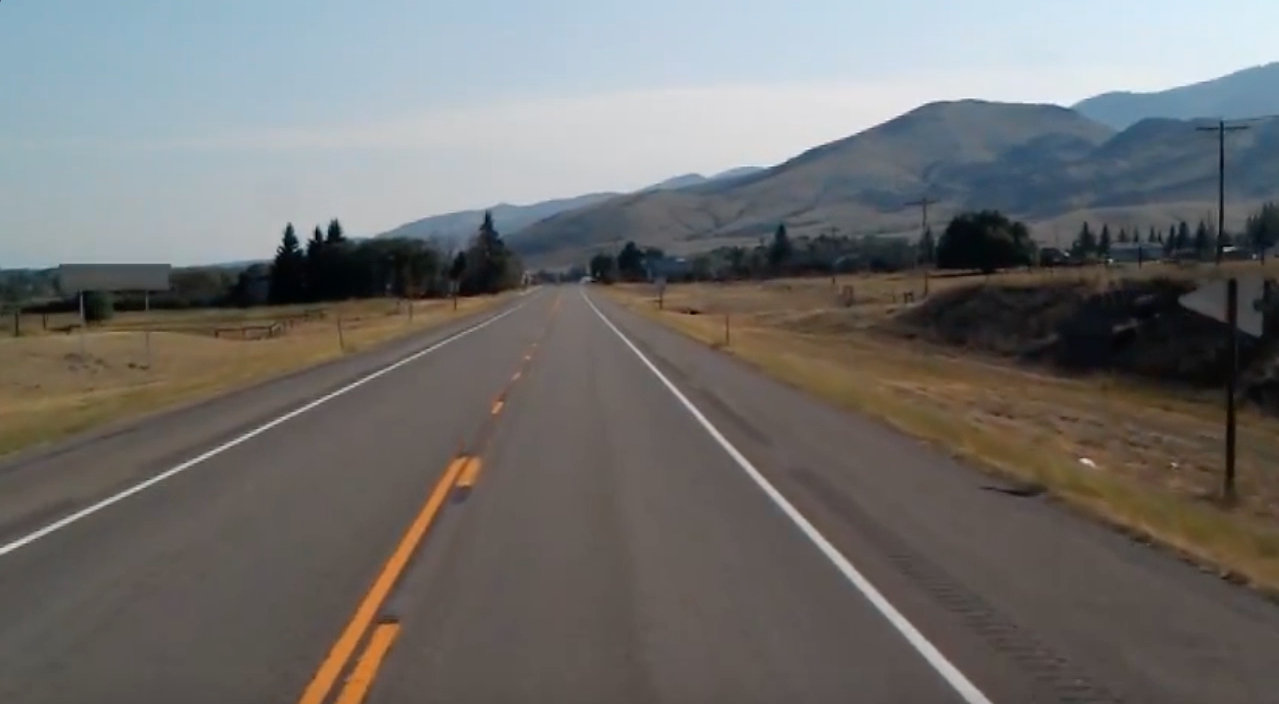
#> input picture img/lane.jpg, 1279 x 704 px
$ python main.py
#> lines starting #> are read from the running program, lines starting #| are printed output that depends on the picture; after the words box and inside, x2 and y2 are one past the last pixel; in counts of white or black regions, pixels touching at a corner belong together; pictures that were not available may be replaced by others from this repository, and a replacement may not be noted
#> further down, image is the input picture: shape (704, 1279, 3); mean B, G, R 109.7, 111.3, 112.3
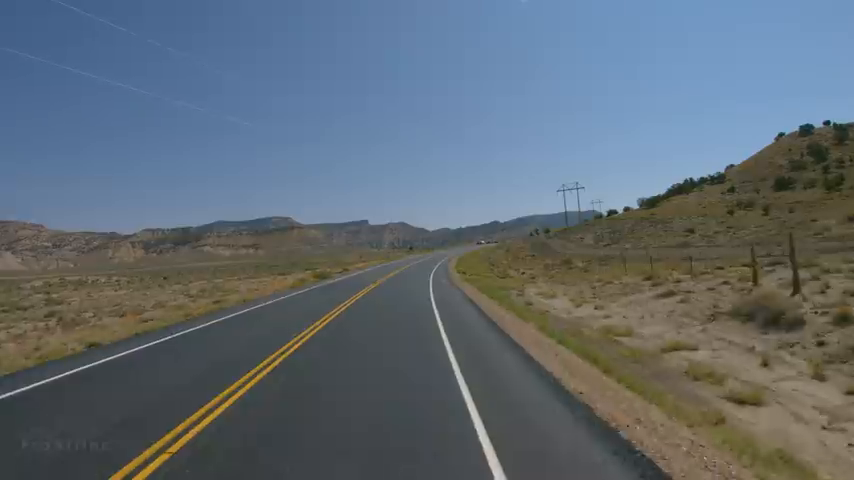
#> input picture frame 39 of video/test3.mp4, 854 x 480 px, given in place of test4.webm, which was not available
#> in detect_video, frame is the input picture: shape (480, 854, 3); mean B, G, R 115.8, 106.6, 95.7
### lane_detect.py
import cv2
import numpy as np

def canny(image):
#Ham nay dung de xac dinh canh tu image
    gray = cv2.cvtColor(image, cv2.COLOR_RGB2GRAY)  #Bien doi mau thanh hinh xam
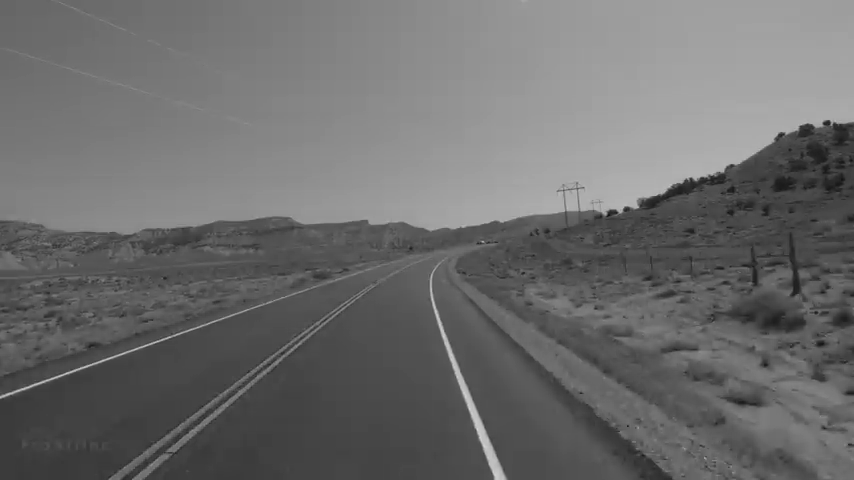
#> gray: shape (480, 854); min 17, max 213, mean 108.2
    blur = cv2.GaussianBlur(gray, (5, 5), 0)        #Khu nhieu bang cach lam mo Gaussian
    canny = cv2.Canny(blur, 50, 110)                #Ap dung thuat toan xac dinh canh Canny
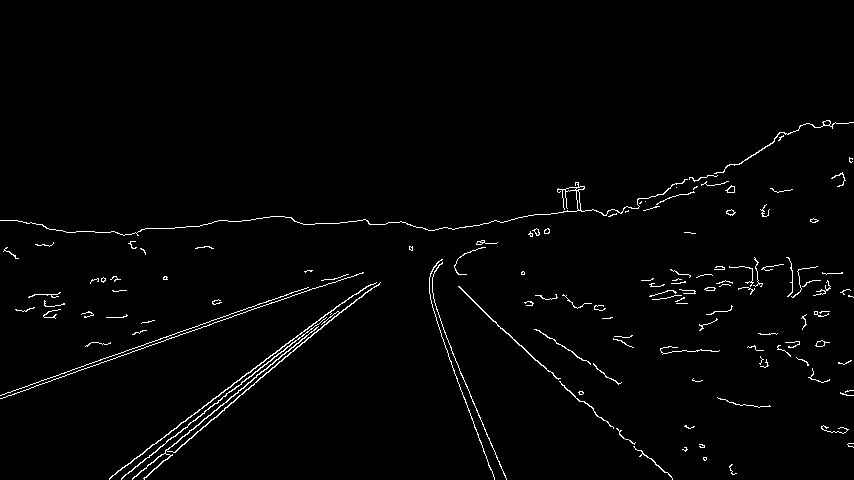
#> canny: shape (480, 854); 1.7% white in thin lines or dots, all inside (x1, y1, x2, y2) = (0, 120, 854, 480)
    return canny

def region_of_interest(image):
#Ham nay dung de chon ra mot vung anh can xu ly
    #Tao hinh thang voi toa do tuong ung
    height = image.shape[0]
#> height = 480
    width = image.shape[1]
#> width = 854
    bot_left = np.array([int(0.2*width), height])
#> bot_left = [170, 480]
    bot_right = np.array([int(0.8*width), height])
#> bot_right = [683, 480]
    top_left = np.array([int(0.4*width), int(0.6*height)])
#> top_left = [341, 288]
    top_right = np.array([int(0.6*width), int(0.6*height)])
#> top_right = [512, 288]
    polygons = np.array([[(bot_left[0], bot_left[1]), (bot_right[0], bot_right[1]),
                          (top_right[0], top_right[1]), (top_left[0], top_left[1])]])
    mask = np.zeros_like(image)
    cv2.fillPoly(mask, polygons, 255)
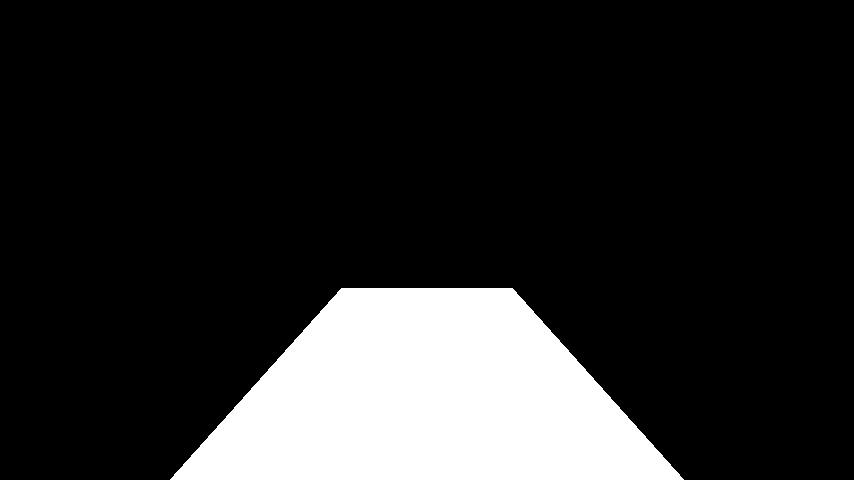
#> mask: shape (480, 854); 16.1% white; 1 white region, box (x1, y1, x2, y2) and area: (170, 288, 684, 480) 65856
    #mask hinh anh voi hinh thang vua tao
    masked_image = cv2.bitwise_and(image, mask)
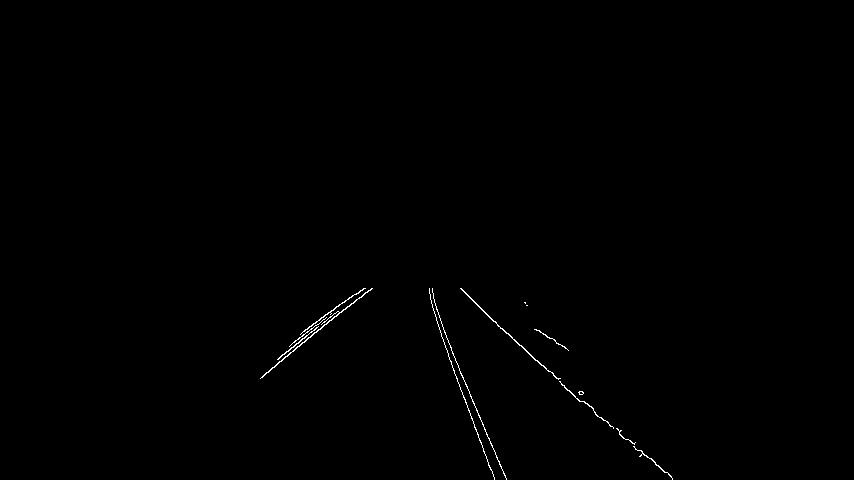
#> masked_image: shape (480, 854); 0.32% white in thin lines or dots, all inside (x1, y1, x2, y2) = (260, 288, 673, 480)
    return masked_image

# [14 lines of commented-out code are left out]

# [14 lines left out: function detect_image, not called in this run]

def detect_video(video):
    while(video.isOpened()):
        _, frame = video.read()
        canny_image = canny(frame)
        cropped_image = region_of_interest(canny_image)
        cdst = cv2.cvtColor(cropped_image, cv2.COLOR_GRAY2BGR)
        cdstP = np.copy(cdst)
        linesP = cv2.HoughLinesP(cropped_image, 1, np.pi / 180, 50, None, 50, 10)
#> linesP = [[437, 323, 490, 469], [583, 401, 637, 450], [443, 329, 506, 479], [472, 300, 548, 371], [261, 377, 371, 288], [509, 334, 578, 399], [279, 361, 347, 306], [301, 333, 360, 290], [280, 356, 337, 311], [451, 350, 504, 475], [616, 428, 672, 479]]
        if linesP is not None:
            for i in range(0, len(linesP)):
                l = linesP[i][0]
                cv2.line(cdstP, (l[0], l[1]), (l[2], l[3]), (0, 0, 255), 3, cv2.LINE_AA)
#> this loop made 11 passes
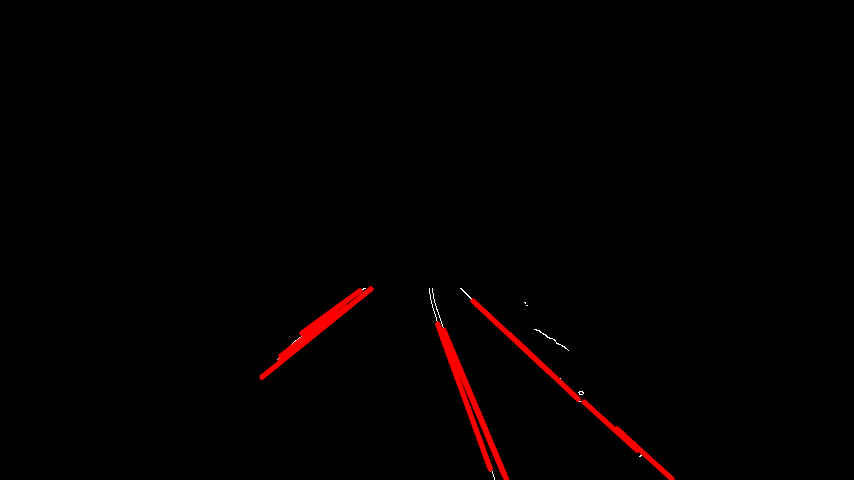
#> cdstP: shape (480, 854, 3); mean B, G, R 0.1, 0.1, 3

        combo_image = cv2.addWeighted(frame, 0.8, cdstP, 1, 1)
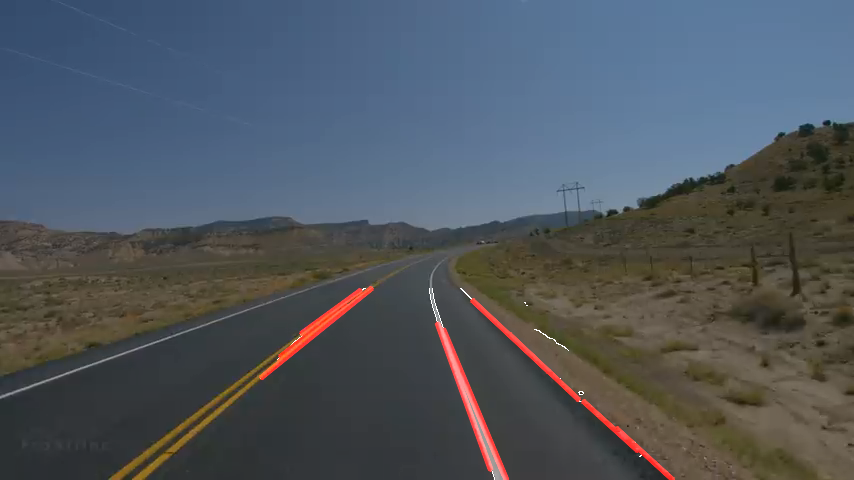
#> combo_image: shape (480, 854, 3); mean B, G, R 93.8, 86.3, 79.6
        cv2.imshow('video',combo_image)
        if cv2.waitKey(1) == ord('q'):
#> (key q is pressed here)
            break
    video.release()
    cv2.destroyAllWindows()

### main.py
import cv2
from lane_detect import detect_image, detect_video

##################### EXECUTE CODE #############################
image = cv2.imread('./img/lane.jpg')
cap = cv2.VideoCapture('./video/test4.webm')
# detect_image(image)
detect_video(cap)
